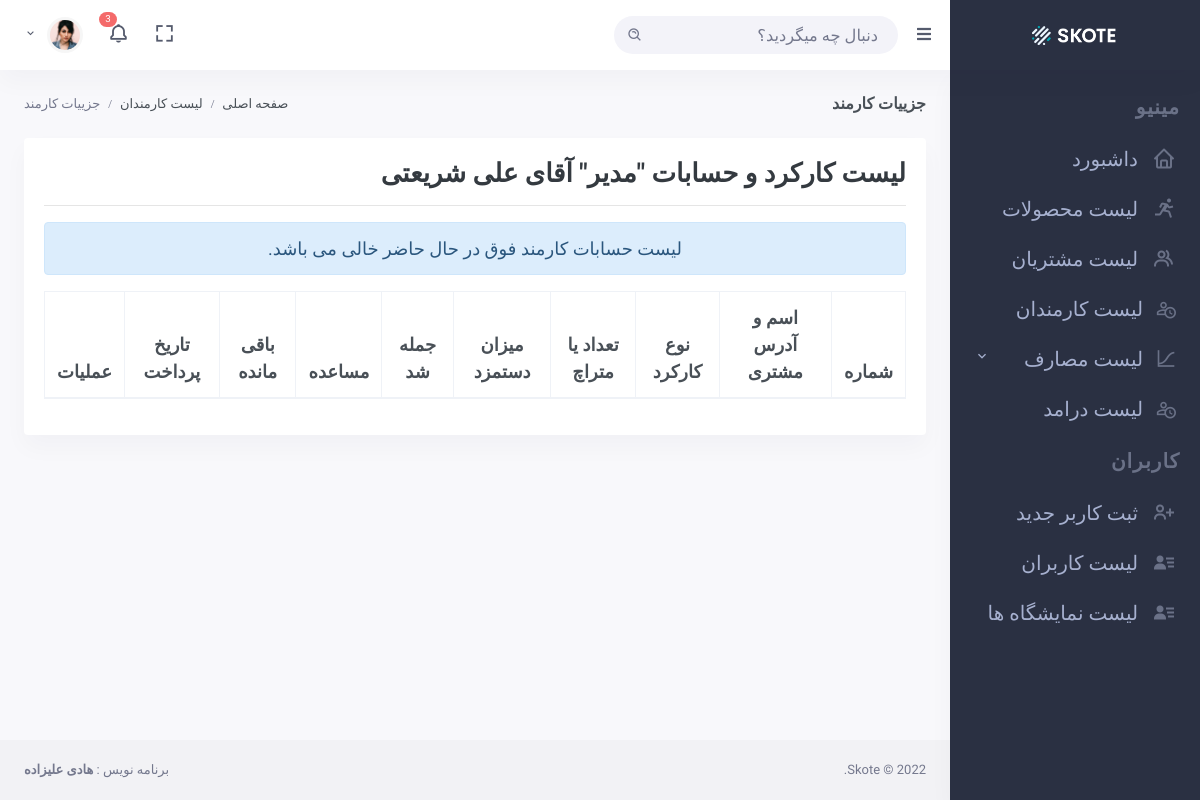
Page /employee/detail/2/ (signed in) on the committed database.
### base/models.py (models this page shows, shortened)
class Employee(models.Model):
    SALARY =  (
        ("ماهوار", "ماهوار"),
        ("کونترات", "کونترات"),
    )
    emp_type = models.ForeignKey(EmployeeType, on_delete=models.SET_NULL, null=True)
    first_name = models.CharField(max_length=255)
    last_name = models.CharField(max_length=255)
    address = models.CharField(max_length=500)
    phone_number = models.CharField(max_length=20)
    salary = models.CharField(max_length=20, choices=SALARY)
    salary_per_month = models.DecimalField(max_digits=8, decimal_places=2, null=True, blank=True)
    created_at = models.DateTimeField(auto_now_add=True)
    updated_at = models.DateTimeField(auto_now=True)

class EmployeeType(models.Model):
    name = models.CharField(max_length=200)
    description = models.TextField(null=True, blank=True)

### users/decorators.py (the view)
        def wrapper_func(request, *args, **kwargs):
            group = None
            if request.user.groups.exists():
                group = request.user.groups.all()[0].name
            if group in groups:
                return view_func(request, *args, **kwargs)
            else:
                return redirect("unauthorize")

### base/views/employee_views.py (called while the page is built)
@login_required(login_url="login")
@allowed_groups(groups=['admin'])
def employee_detail_view(request, pk):
    employee = Employee.objects.get(pk=pk)
    works = employee.employeefee_set.all()
    context = {
        "employee" : employee,
        "works" : works
    }
    return render(request, "base/employees/detail.html", context)

### base/templates/base/employees/detail.html (shortened to what this page needs)
{% extends 'base.html' %}
{% load widget_tweaks %}
{% load jalali_tags %}
{% block page_title %}
جزییات کارمند
{% endblock page_title %}
{% block breadcrumb %}
<ol class="breadcrumb m-0">
    <li class="breadcrumb-item"><a href="/">صفحه اصلی</a></li>
    <li class="breadcrumb-item"><a href="{% url 'employee-list' %}">لیست کارمندان</a></li>
    <li class="breadcrumb-item active">جزییات کارمند </li>
</ol>
{% endblock breadcrumb %}
{% block content %}
    <div class="row">
        <div class="col-lg-12 m-auto">
            <div class="card">
                <div class="card-body">
                    <h2 class="text-dark" style="font-weight: bold;">لیست کارکرد و حسابات "{{employee.emp_type.name}}" آقای {{employee.first_name}} {{employee.last_name}}</h2>
                    <hr>
                    <table class="table table-md table-bordered">
                        <thead>
                            <tr>
                                <th class="font-size-18 text-center">شماره</th>
                                <th class="font-size-18 text-center">اسم و آدرس مشتری</th>
                                <th class="font-size-18 text-center">نوع کارکرد</th>
                                <th class="font-size-18 text-center">تعداد یا متراچ</th>
                                <th class="font-size-18 text-center">میزان دستمزد</th>
                                <th class="font-size-18 text-center">جمله شد</th>
                                <th class="font-size-18 text-center">مساعده</th>
                                <th class="font-size-18 text-center">باقی مانده</th>
                                <th class="font-size-18 text-center">تاریخ پرداخت</th>
                                <th class="font-size-18 text-center">عملیات</th>
                            </tr>
                        </thead>
                        <tbody>
                            {% for work in works %}
                                <tr>
                                    <td class="font-size-16 text-center">{{forloop.counter}}</td>
                                    <td class="font-size-16 text-center">{{work.order_detail.order.customer.first_name}} {{work.order_detail.order.customer.address}}</td>
                                    <td class="font-size-16 text-center">{{work.order_detail.category.name}} {{work.order_detail.type}}</td>
                                    <td class="font-size-16 text-center">{{work.order_detail.quantity}}</td>
                                    <td class="font-size-16 text-center">{{work.fee}}</td>
                                    <td class="font-size-16 text-center">{{work.total_amount}}</td>
                                    <td class="font-size-16 text-center">{{work.get_amount}}</td>
                                    <td class="font-size-16 text-center">{{work.remain_amount}}</td>
                                    <td class="font-size-16 text-center">{{work.updated_at|to_jalali:"%Y/%m/%d"}}</td>
                                    <td class="font-size-16 text-center">
                                        {% if work.get_amount == work.total_amount %}
                                        <button class="btn btn-outline-success">پرداخت شد</button>
                                        {% else %}
                                        <button
                                        data-toggle="modal"
                                        data-target="#employee-pay"
                                        data-name="{{work.employee.first_name}} {{work.employee.last_name}}"
                                        data-work="{{work.order_detail.category.name}} {{work.order_detail.type}}"
                                        data-remain="{{work.remain_amount}}"
                                        data-order_detail="{{work.id}}"
                                        class="btn btn-outline-dark pay-btns">پرداخت</button>
                                        {% endif %}
                                    </td>
                                </tr>
                            {% empty %}
                                <p class="alert alert-info text-center font-size-18">لیست حسابات کارمند فوق در حال حاضر خالی می باشد.</p>
                            {% endfor %}
                        </tbody>
                    </table>
                </div>
            </div>
        </div>
    </div>
{% endblock content %}

### static/assets/css/custom.css (style rules this page uses)
body { font-family: 'Baloo Bhaijaan 2', cursive !important; }

### rows in the picture
Employee: emp_type.name "مدیر", first_name "علی", last_name "شریعتی"
